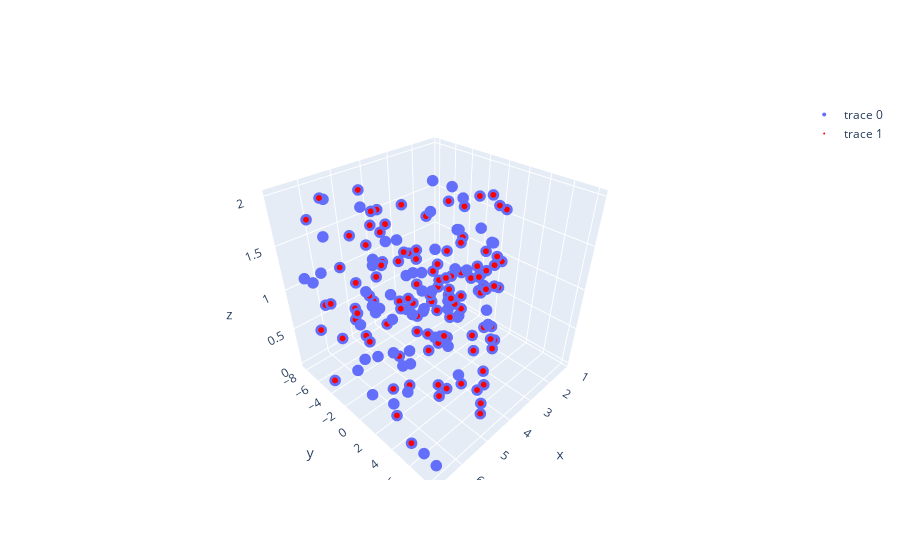

Notebook code for this chart:
### Code cell
gt_world_data = data.get_world_data()

matches = data_association_on_appearance(triangulated_points, gt_world_data)
gt_world_points = matches['points_2']

for i in range(len(matches['points_1'])):
    point_1 = matches['points_1'][i]
    point_1 = camera.get_camera_transform() @ np.append(point_1, 1)
    point_1 = point_1[:3] / point_1[3]
    point_2 = matches['points_2'][i]

    distance = np.linalg.norm(point_1 - point_2)
    print(f'Distance between point {i}: {np.round(distance, 2)}')


triangulated_points_hom = [np.append(point, 1) for point in triangulated_points['position']]
triangulated_points_world = camera.get_camera_transform() @ np.array(triangulated_points_hom).T


x_coords = [point[0] for point in triangulated_points_world.T]  
y_coords = [point[1] for point in triangulated_points_world.T]
z_coords = [point[2] for point in triangulated_points_world.T]

fig = go.Figure()
fig.add_trace(go.Scatter3d(x=x_coords, y=y_coords, z=z_coords, mode='markers', marker=dict(size=4)))

x_coords_gt = [point[0] for point in gt_world_points]
y_coords_gt = [point[1] for point in gt_world_points]
z_coords_gt = [point[2] for point in gt_world_points]

fig.add_trace(go.Scatter3d(x=x_coords_gt, y=y_coords_gt, z=z_coords_gt, mode='markers', marker=dict(size=2, color='red')))

fig.show()

### Figure 1 — Plotly figure (JSON) as saved in the notebook; plotly's stock layout.template omitted (floating-point values rounded to 4 significant figures; data arrays with more than 128 entries replaced by an {"elided": "..."} marker saying what was removed)
{"data": [{"marker": {"size": 4}, "mode": "markers", "type": "scatter3d", "x": {"elided": "171 float values"}, "y": {"elided": "171 float values"}, "z": {"elided": "171 float values"}}, {"marker": {"color": "red", "size": 2}, "mode": "markers", "type": "scatter3d", "x": {"elided": "171 float values"}, "y": {"elided": "171 float values"}, "z": {"elided": "171 float values"}}], "layout": {}}
